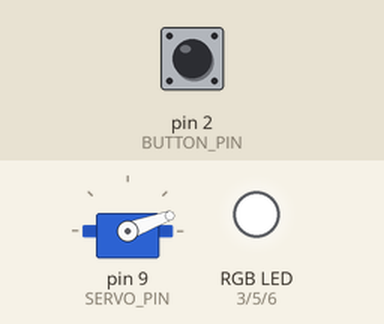
The sketch below on a simulated Arduino Uno, built with avr-gcc and run on an emulated ATmega328P. Shown: servo, an RGB LED mixed from three pins (HIGH = lit). The test bench sets the inputs (shaded band); at power-on: pin 2 (BUTTON_PIN) HIGH.

Above: at 1.2 s.
1.3 s: pin 2 (BUTTON_PIN) pulled LOW for 0.15 s
At 2.12 s:
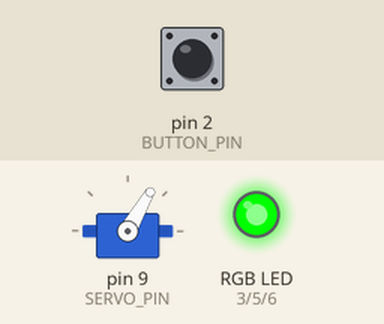
4.3 s: pin 2 (BUTTON_PIN) pulled LOW for 1 s
At 5.8 s:
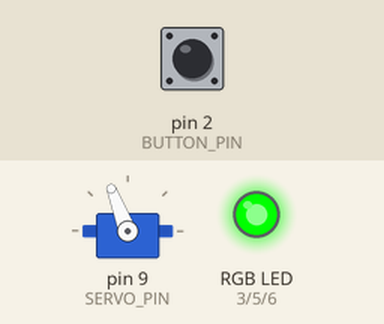
8.3 s: pin 2 (BUTTON_PIN) pulled LOW for 0.15 s
11.4 s: pin 2 (BUTTON_PIN) pulled LOW for 3.2 s
At 12.8 s:
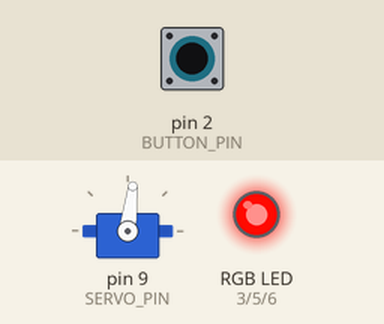
17.6 s: pin 2 (BUTTON_PIN) pulled LOW for 0.15 s
At 17.8 s:
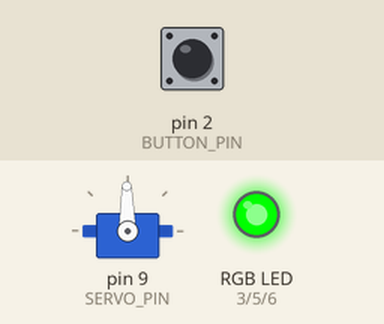
Timing chart, 0 to 68.2 s (numbered marks = the images above; inputs shaded):
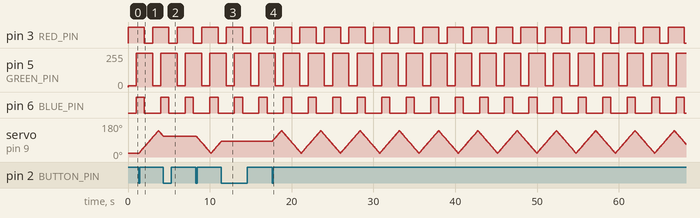

Measured:
- after the input at 1.3 s, servo on pin 9 (SERVO_PIN): rises from 20° to 140° in 2.4 s, then falls to 112° in 0.56 s
- after the input at 4.3 s, servo on pin 9 (SERVO_PIN): goes on until 4.3 s, then stays 111°
- after the input at 11.4 s, servo on pin 9 (SERVO_PIN): stops changing and stays 83°
- by itself, pin 3 (RED_PIN): alternates HIGH for 2.0 s and LOW for 1.0 s
- by itself, pin 5 (GREEN_PIN): alternates 255/255 for 2.0 s and 10/255 for 1.0 s
- by itself, pin 6 (BLUE_PIN): alternates HIGH for 1.0 s and LOW for 2.0 s

The sketch:

Code.ino
```cpp
#include <Servo.h>

// Pin Definitions
const int SERVO_PIN  = 9;
const int BUTTON_PIN = 2;

// RGB LED Pins (Must be PWM ~ pins for color mixing)
const int RED_PIN   = 3;
const int GREEN_PIN = 5;
const int BLUE_PIN  = 6;

Servo myServo;

// Servo & Button variables
bool isRunning = false;
bool lastButtonState = HIGH;

int currentAngle = 20;
int sweepDirection = 1;
unsigned long lastMoveTime = 0;
const int stepDelay = 20; // Servo speed (ms per degree)

// RGB LED State Tracking
unsigned long lastColorChangeTime = 0;
int colorState = 0; // 0 = Saffron, 1 = White, 2 = Green

// Function to set RGB LED color (0 - 255)
void setColor(int red, int green, int blue) {
  analogWrite(RED_PIN, red);
  analogWrite(GREEN_PIN, green);
  analogWrite(BLUE_PIN, blue);
}

void setup() {
  myServo.attach(SERVO_PIN);
  myServo.write(currentAngle);

  pinMode(BUTTON_PIN, INPUT_PULLUP);

  pinMode(RED_PIN, OUTPUT);
  pinMode(GREEN_PIN, OUTPUT);
  pinMode(BLUE_PIN, OUTPUT);

  // Set initial color (Saffron)
  setColor(255, 10, 0);
}

void loop() {
  unsigned long currentMillis = millis();

  // ==========================================
  // 1. RGB LED LOGIC (Runs Continuously)
  // ==========================================
  // Switch color every 1000ms (1 second)
  if (currentMillis - lastColorChangeTime >= 1000) {
    lastColorChangeTime = currentMillis;
    colorState = (colorState + 1) % 3; // Cycle through 0 -> 1 -> 2 -> 0

    switch (colorState) {
      case 0:
        // Saffron (Orange/Red tint)
        setColor(255, 10, 0);
        break;
      case 1:
        // White
        setColor(255, 255, 255);
        break;
      case 2:
        // Green
        setColor(0, 255, 0);
        break;
    }
  }

  // ==========================================
  // 2. BUTTON & SERVO LOGIC (Controlled by Switch)
  // ==========================================
  bool currentButtonState = digitalRead(BUTTON_PIN);

  // Toggle motor state on button press
  if (lastButtonState == HIGH && currentButtonState == LOW) {
    isRunning = !isRunning;
    delay(50); // Simple debounce
  }
  lastButtonState = currentButtonState;

  // If toggled ON, sweep the servo motor
  if (isRunning) {
    if (currentMillis - lastMoveTime >= stepDelay) {
      lastMoveTime = currentMillis;

      currentAngle += sweepDirection;
      myServo.write(currentAngle);

      // Bounce back at limits
      if (currentAngle >= 140) {
        sweepDirection = -1;
      } else if (currentAngle <= 20) {
        sweepDirection = 1;
      }
    }
  }
}
```
